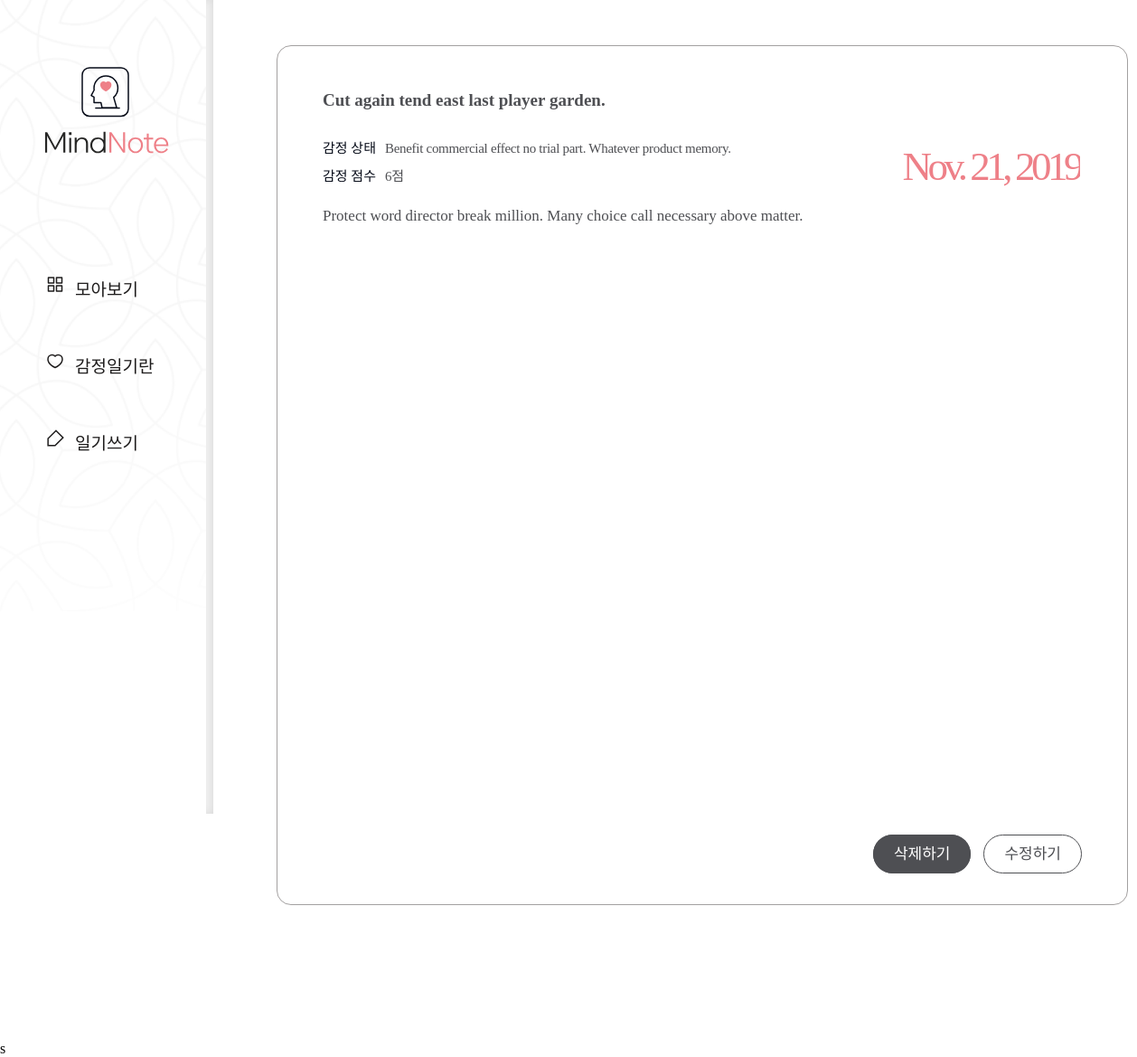
/diary/diary/64/, run on the app's committed database.
### diary/models.py (models this page shows, shortened)
class Page(models.Model):
    title = models.CharField(max_length=100, validators=[validate_no_hash])
    content = models.TextField(validators=[validate_no_hash])
    feeling = models.CharField(max_length=80, validators=[validate_no_number])
    score = models.IntegerField(validators=[validate_no_above10])
    dt_created = models.DateField()

### diary/views.py (the view)
# urls.py: path('diary/<int:page_id>/', views.PageDetailView.as_view(), name='page-detail'),
class PageDetailView(DetailView):
    model = Page
    template_name = 'diary/page_detail.html'
    pk_url_kwarg = 'page_id'
    context_object_name = 'page'

### diary/templates/diary/page_detail.html (shortened to what this page needs)
{% extends './base.html' %}
{% load static %}
{% block content %}
    <div class="wrap-notetext">
        <div class="notetext">
            <div class="text-box">
                <h2>{{page.title}}</h2>
                <div class="state">
                    <p>감정 상태</p>
                    <span>{{page.feeling}}</span>
                </div>
                <div class="score">
                    <p>감정 점수</p>
                    <span>{{page.score}}점</span>
                </div>
                <div class="date">
                <span>{{page.dt_created}}</span>
                </div>
                <div class="detail">{{page.content|linebreaksbr}}</div>
                <div class="notetext-btn">
                    <ul>
                        <li><a href="{% url 'page-delete' page.id %}">삭제하기</a></li>
                        <li><a href="{% url 'page-update' page.id %}">수정하기</a></li>
                    </ul>
                </div>
            </div>
        </div>
    </div>
{% endblock content %}

### diary/static/diary/css/styles.css (style rules this page uses)
h1,h2,h3,p,a,ul,li { margin: 0; padding: 0; font-family: 'NanumSquare'; list-style: none; text-decoration: none; outline: none; }
html { position: relative; min-height: 100%; margin: 0; }
body { margin: 0; padding: 0; -webkit-font-smoothing: antialiased; -moz-osx-font-smoothing: auto; }
.wrap-notetext { padding-left: 236px; padding-top: 50px; padding-bottom: 150px; }
.notetext { margin: 0 70px; }
.text-box { position: relative; width: 840px; height: 100%; min-height: 800px; max-height: 1040px; margin: 0 auto; padding: 49px 50px 100px; border-radius: 16px; border: solid 1px #a3a0a0; background-color: #ffffff; }
.text-box h2 { padding-bottom: 30px; font-family: 'NanumBarunpen'; color: #4e4f53; font-size: 19px; font-weight: bold; }
.text-box .state p { display: inline-block; font-family: 'NanumSquare'; color: #060b18; font-size: 15px; }
.text-box .state span { padding-left: 6px; font-family: 'NanumBarunpen'; color: #4e4f53; font-size: 15px; letter-spacing: -0.29px; }
.text-box .score { padding: 10px 0 20px; }
.text-box .score p { display: inline-block; font-family: 'NanumSquare'; color: #060b18; font-size: 15px; }
.text-box .score span { padding-left: 6px; font-family: 'NanumBarunpen'; color: #4e4f53; font-size: 15px; letter-spacing: -0.29px; }
.text-box .date { overflow: hidden; position: absolute; top: 107px; right: 52px; }
.text-box .date span { float: left; font-family: 'NanumSquare'; color: #ee8088; font-size: 45px; letter-spacing: -4.47px; }
.text-box .detail { overflow-y: scroll; max-height: 800px; font-family: 'NanumBarunpen'; color: #4e4f53; font-size: 17px; line-height: 1.8; }
.text-box .notetext-btn { position: absolute; right: 50px; bottom: 45px; }
.text-box .notetext-btn li { display: inline-block; }
.text-box .notetext-btn li a { padding: 11px 22px; font-family: 'NanumSquare'; color: #fff; font-size: 17px; background-color: #4e4f53; border: solid 1px #4e4f53; border-radius: 22.5px; }
.text-box .notetext-btn li:last-child a { margin-left: 10px; color: #4e4f53; background-color: transparent; }

### data on the page
Page: title "Cut again tend east last player garden.", feeling "Benefit commercial effect no trial part. Whatever product memory.", score "6", dt_created "Nov. 21, 2019", content "Protect word director break million. Many choice call necessary above matter."
